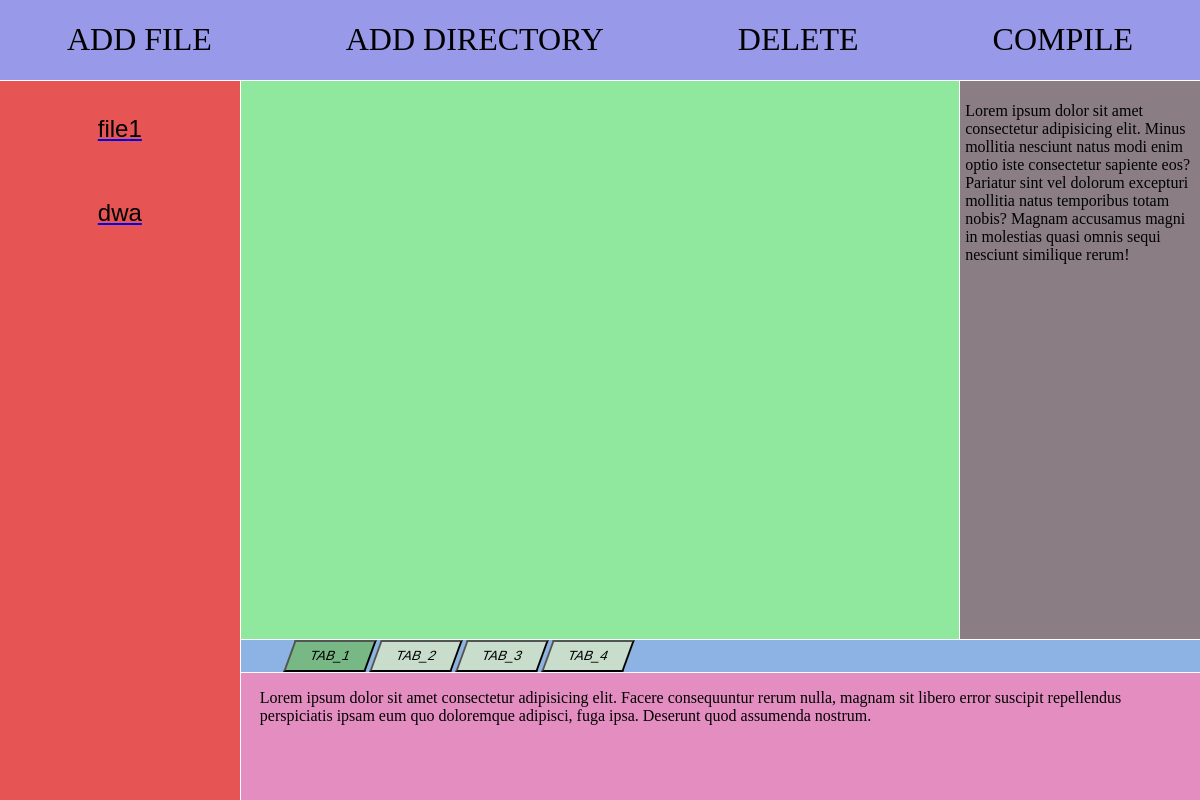
Page /app/ on the earlier database version.
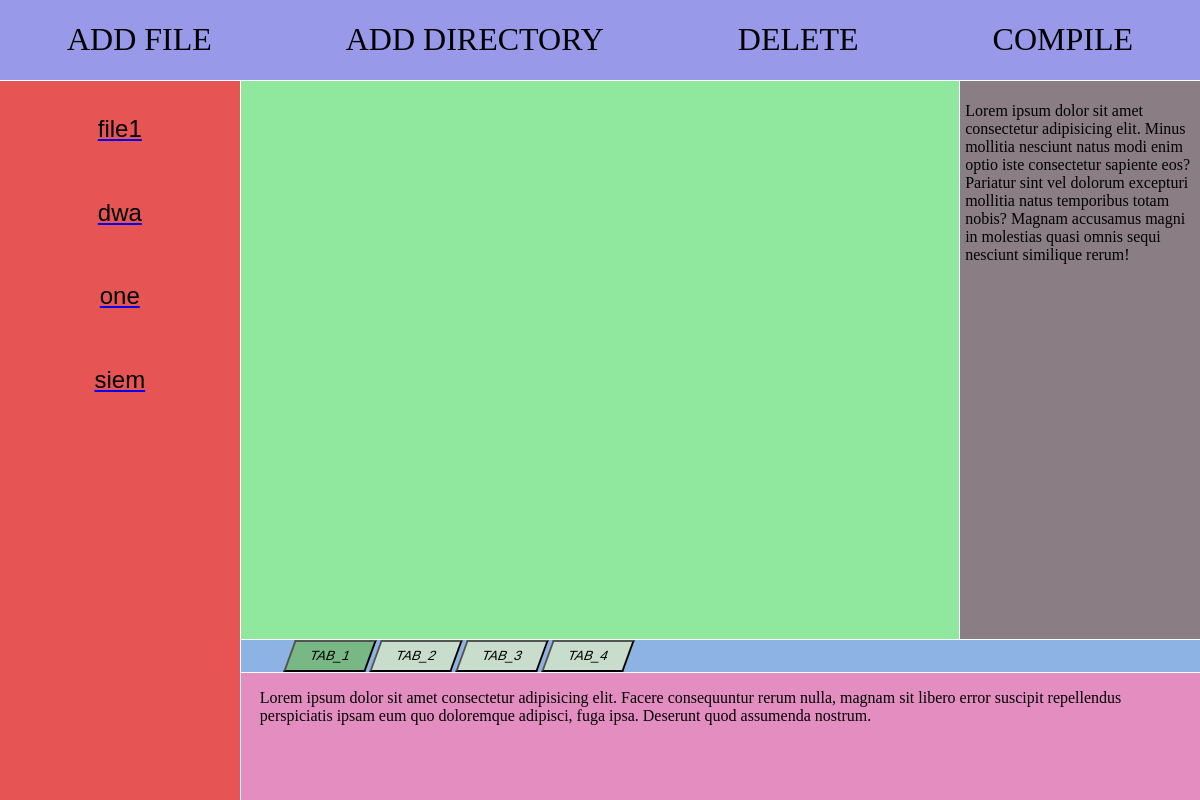
Same page on the later database version.
### app/models.py (models this page shows, shortened)
class File(models.Model):
    name = models.CharField(max_length=20, primary_key=True, unique=True)
    description = models.CharField(max_length=100, null=True, blank=True)
    creation_date = models.DateTimeField(auto_now_add=True)
    directory = models.ForeignKey("Directory", on_delete=models.CASCADE)
    owner = models.ForeignKey(User, on_delete=models.CASCADE)
    file = models.FileField()
    availability = models.BooleanField(default=True)
    last_updated = models.DateTimeField(auto_now=True)
    validity = models.BooleanField(default=True)

### app/views.py (the view)
# urls.py: path('', index_view, name='index'),
def index_view(request):
    context = {
        'files': File.objects.filter(availability=True),
        'file_content': ''
    }
    return render(request, 'app/index.html', context)

### app/templates/app/index.html (shortened to what this page needs)
{% extends "app/base.html" %}
{% block content %}
    <div class="grid-container">
        <div class="grid-item menu">
            {% include 'app/nav_section.html' %}
        </div>
        <div class="grid-item file-selection">
            {% include 'app/file_section.html' %}
        </div>
        <div class="grid-item program-code">
        </div>
        <div class="grid-item focus-elements">
            {% include 'app/compile_section.html' %}
        </div>
        <div class="grid-item container-tab-data">
            {% include 'app/tab_section.html' %}
        </div>
    </div>
{% endblock %}

### app/templates/app/base.html (shortened to what this page needs)
{% load static %}
<!DOCTYPE html>
<html lang="zxx">
<head>
    <link rel="stylesheet" href="{% static 'app/style.css' %}">
</head>
<body>
   {% block content %}{% endblock %}
</body>
</html>

### app/templates/app/nav_section.html
<ul>
    <li><a href="{% url 'app:add_file'%}">ADD FILE</a></li>
    <li><a href="{% url 'app:add_directory'%}">ADD DIRECTORY</a></li>
    <li><a href="{% url 'app:delete'%}">DELETE</a></li>
    <li><a href="#">COMPILE</a></li>
</ul>

### app/templates/app/file_section.html
{% for file in files %}
    <a href="{% url 'app:show_file' name=file.name%}">
        <button>{{ file.name }}</button>
    </a>
{% endfor %}

### app/templates/app/compile_section.html
<p>Lorem ipsum dolor sit amet consectetur adipisicing elit. Minus mollitia
    nesciunt natus modi enim optio iste consectetur sapiente eos? Pariatur sint vel dolorum excepturi
    mollitia
    natus temporibus totam nobis? Magnam accusamus magni in molestias quasi omnis sequi nesciunt similique
    rerum!
</p>

### app/templates/app/tab_section.html (shortened to what this page needs)
<div class="tabs">
    <button class="active">TAB_1</button>
    <button>TAB_2</button>
    <button>TAB_3</button>
    <button>TAB_4</button>
</div>
<div class="acitve">
    <p>Lorem ipsum dolor sit amet consectetur adipisicing elit. Facere consequuntur rerum nulla, magnam sit
        libero error suscipit repellendus perspiciatis ipsam eum quo doloremque adipisci, fuga ipsa. Deserunt
        quod assumenda nostrum.
    </p>
</div>

### app/static/app/style.css (style rules this page uses)
:root { --color-menu: rgb(153, 153, 233); --color-file-section: rgb(230, 84, 84); --color-program-code: rgb(144, 231, 158); --color-focus-elements: rgb(138, 126, 132); --color-container-tab-data: rgb(228, 141, 192); --color-tabs: rgb(141, 178, 228); --color-tab: rgb(200, 221, 203); --color-tab-active: rgb(120, 184, 133); --color-white: white; }
html { font-size: 16px; min-width: 500px; }
body { margin: 0; padding: 0; }
.grid-container { height: 100vh; display: grid; grid-template-rows: 2fr 14fr 4fr; grid-template-columns: 4fr 12fr 4fr; grid-gap: 1px; }
.menu { background-color: var(--color-menu); grid-column: 1/4; }
.file-selection { overflow: scroll; background-color: var(--color-file-section); grid-row: 2/4; }
.program-code { overflow: scroll; background-color: var(--color-program-code); padding: 2% 10%; }
.focus-elements { overflow: scroll; background-color: var(--color-focus-elements); padding: 2% 2%; }
.container-tab-data { background-color: var(--color-container-tab-data); grid-column: 2/4; }
.container-tab-data p { padding: 0 2%; }
.tabs { height: 20%; border-bottom: 1px solid var(--color-white); background-color: var(--color-tabs); }
.tabs button { height: 100%; background-color: var(--color-tab); transform: skew(-20deg); z-index: 5; padding: 0 2%; cursor: pointer; }
.tabs button:nth-child(1) { margin-left: 5%; }
.tabs .active { background-color: var(--color-tab-active); }
.menu ul { list-style-type: none; margin: 0; padding: 0; height: 100%; display: flex; flex-direction: row; justify-content: space-around; }
.menu li { display: flex; justify-content: space-around; height: 100%; }
.menu li a { height: 100%; width: 100%; color: black; font-size: 2em; text-decoration: none; display: flex; justify-content: center; align-items: center; }
.file-selection button { width: 100%; height: 10%; background-color: transparent; border: none; cursor: pointer; text-align: center; display: flex; justify-content: center; align-items: center; font-size: 1.5em; padding: 2%; margin: 5% 0; }

Differences in the rows shown:
added File: name "one"
added File: name "siem"
